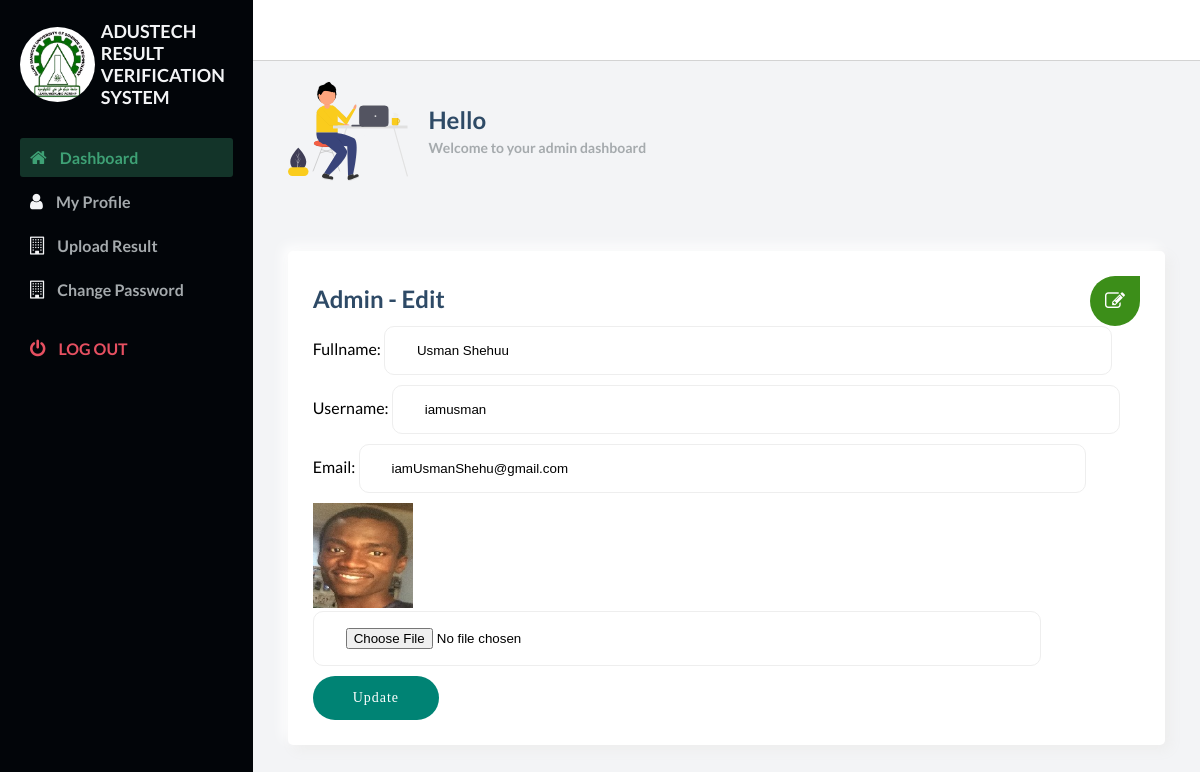
The page /edit.php?id=1 on the database its author committed.
### tables this page shows
CREATE TABLE `users` (
  `id` int(11) NOT NULL,
  `fullname` varchar(255) NOT NULL,
  `username` varchar(255) NOT NULL,
  `password` varchar(255) NOT NULL,
  `email` varchar(255) NOT NULL,
  `passport_image` varchar(255) DEFAULT NULL,
  `created_at` timestamp NOT NULL DEFAULT current_timestamp()
);

### edit.php (the view, shortened to what this page needs)
<?php
require_once 'includes/db.php';
if (isset($_GET['id'])) {
    $id = $_GET['id'];
    $sql = "SELECT id, fullname, username, email, passport_image FROM users WHERE id=?";
    $stmt = $connection->prepare($sql);
    $stmt->bind_param('i', $id);
    $stmt->execute();
    $result = $stmt->get_result();
    if ($result->num_rows > 0) {
        $user = $result->fetch_assoc();
    } else {
        $message = "User not found.";
        exit();
    }
} else {
    $message = "Invalid request.";
    exit();
}
?>
<!DOCTYPE html>
<html lang="en">
<head>
    <link rel="stylesheet" href="https://stackpath.bootstrapcdn.com/font-awesome/4.7.0/css/font-awesome.min.css">
    <link rel="stylesheet" href="https://cdn.datatables.net/1.13.4/css/jquery.dataTables.min.css">
    <link rel="stylesheet" href="https://cdn.datatables.net/buttons/2.4.1/css/buttons.dataTables.min.css">
    <link rel="stylesheet" href="styles.css" />
  </head>
  <body id="body">
    <div class="container">
      <nav class="navbar">
        <div class="navbar__right">
        </div>
      </nav>
      <main>
        <div class="main__container">
          <div class="main__title">
            <img src="assets/hello.svg" alt="" />
            <div class="main__greeting">
              <h1>Hello <?=$_SESSION['fullname']?></h1>
              <p>Welcome to your admin dashboard</p>
            </div>
          </div>
          <div class="charts">
            <div class="charts__right">
              <div class="charts__right__title">
                <div>
                  <h1>Admin - Edit</h1>
                </div>
                <i class="fa fa-edit" aria-hidden="true"></i>
              </div>
                <form method="post" enctype="multipart/form-data">
                    <div>
                        <label for="fullname">Fullname:</label>
                        <input type="text" id="fullname" name="fullname" value="<?php echo $user['fullname']; ?>" required class='form-control'>
                    </div>
                    <div>
                        <label for="username">Username:</label>
                        <input type="text" id="username" name="username" value="<?php echo $user['username']; ?>" required class='form-control'>
                    </div>
                    <div>
                        <label for="email">Email:</label>
                        <input type="email" id="email" name="email" value="<?php echo $user['email']; ?>" required class='form-control'>
                    </div>
                    <div>
                        <img src="<?php echo $user['passport_image']; ?>" alt="Passport Image" width="100"><br>
                        <input type="file" name="passport_image" id="passport_image" accept="image/*" class='form-control'>
                    </div>
                    <div>
                        <button type="submit" name="update" class="btn-get-started">Update</button>
                    </div>
                </form>
            </div>
          </div>
        </div>
      </main>
<?php include 'sidebar.php';?>
    </div>
  </body>

### styles.css (style rules this page uses)
* { margin: 0; padding: 0; }
body { box-sizing: border-box; font-family: "Lato", sans-serif; }
.container { display: grid; height: 100vh; grid-template-columns: 0.8fr 1fr 1fr 1fr; grid-template-rows: 0.2fr 3fr; grid-template-areas: "sidebar nav nav nav" "sidebar main main main"; }
.navbar { background: #ffffff; grid-area: nav; height: 60px; display: flex; align-items: center; justify-content: space-between; padding: 0 30px 0 30px; border-bottom: 1px solid lightgray; }
.navbar__right { display: flex; justify-content: center; align-items: center; }
main { background: #f3f4f6; grid-area: main; overflow-y: auto; }
.main__container { padding: 20px 35px; }
.main__title { display: flex; align-items: center; }
.main__title > img { max-height: 100px; object-fit: contain; margin-right: 20px; }
.main__greeting > h1 { font-size: 24px; color: #2e4a66; margin-bottom: 5px; }
.main__greeting > p { font-size: 14px; font-weight: 700; color: #a5aaad; }
.charts { display: grid; gap: 30px; margin-top: 50px; }
.charts__right { padding: 25px; border-radius: 5px; background: #ffffff; box-shadow: 5px 5px 13px #ededed, -5px -5px 13px #ffffff; }
.charts__right__title { display: flex; align-items: center; justify-content: space-between; }
.charts__right__title > div > h1 { font-size: 24px; color: #2e4a66; margin-bottom: 5px; }
.charts__right__title > i { color: #ffffff; font-size: 20px; background: #3c8e19; border-radius: 200px 0px 200px 200px; -moz-border-radius: 200px 0px 200px 200px; -webkit-border-radius: 200px 0px 200px 200px; border: 0px solid #000000; padding: 15px; }

### edit.php (style rules this page uses)
.btn-get-started { color: white; background: #008374; font-family: tahoma; font-weight: 500; font-size: 14px; letter-spacing: 1px; display: inline-block; padding: 14px 40px; border-radius: 50px; transition: 0.3s; border: 2px solid margin-top: 5px; border: none; }
.form-control { padding: 16px 32px; width: 80%; border-radius: 10px; margin-bottom: 10px; border: 1px solid #eee; }

### rows shown on the page
users: fullname "Usman Shehuu", username "iamusman", email "iamUsmanShehu@gmail.com", passport_image (picture)
